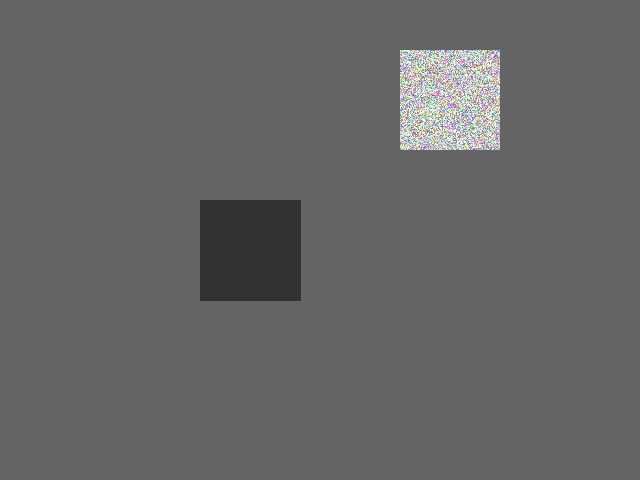
#> input picture sentinel/ai-engine/test_images/curr.jpg, 640 x 480 px
$ python -i robustness_test.py   (imports and definitions only)
#> lines starting #> are read from the running program, lines starting #| are printed output that depends on the picture
#> further down, picture is the input picture: shape (480, 640, 3); mean B, G, R 101.4, 101.5, 101.4
import cv2
import numpy as np

class RobustnessEvaluator:
    # [17 lines left out: functions add_gaussian_noise, add_salt_and_pepper, not called in this run]

    @staticmethod
    def add_blur(image, ksize=5):
        return cv2.GaussianBlur(image, (ksize, ksize), 0)

    # [5 lines left out: function add_compression, not called in this run]

    @staticmethod
    def add_brightness(image, value=50):
#> called with value = 50
        hsv = cv2.cvtColor(image, cv2.COLOR_BGR2HSV)
#> hsv: shape (480, 640, 3); mean H, S, V 3.6, 1.4, 102
        h, s, v = cv2.split(hsv)
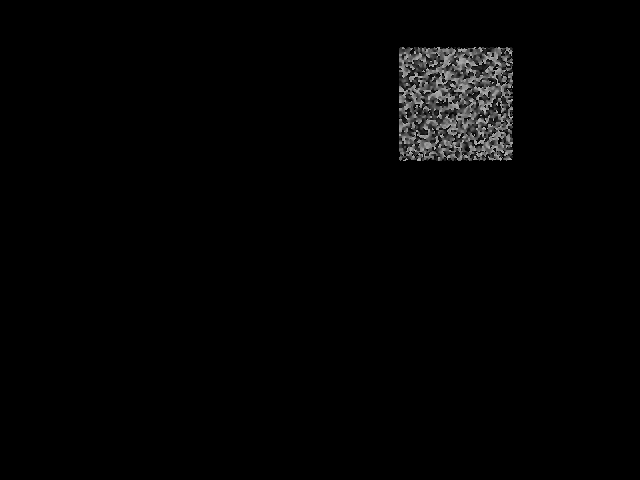
#> h: shape (480, 640); min 0, max 179, mean 3.6
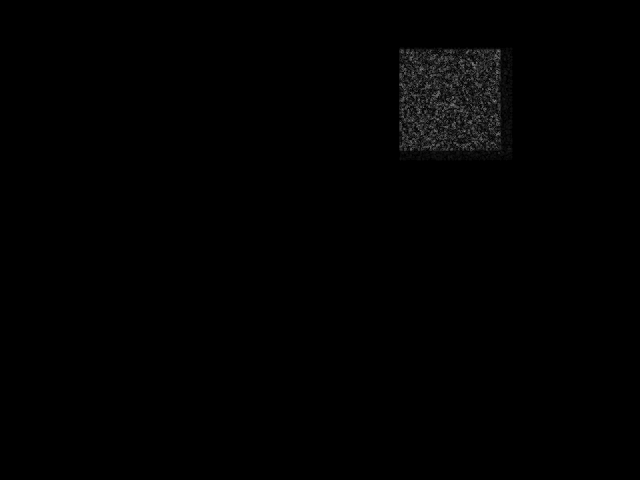
#> s: shape (480, 640); min 0, max 133, mean 1.4
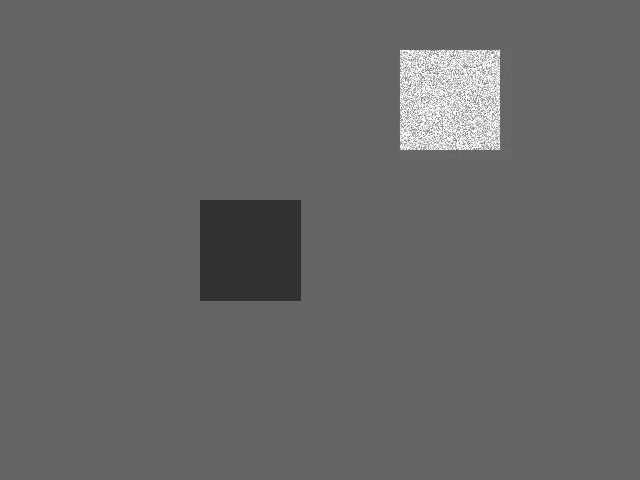
#> v: shape (480, 640); min 47, max 255, mean 102
        v = cv2.add(v, value)
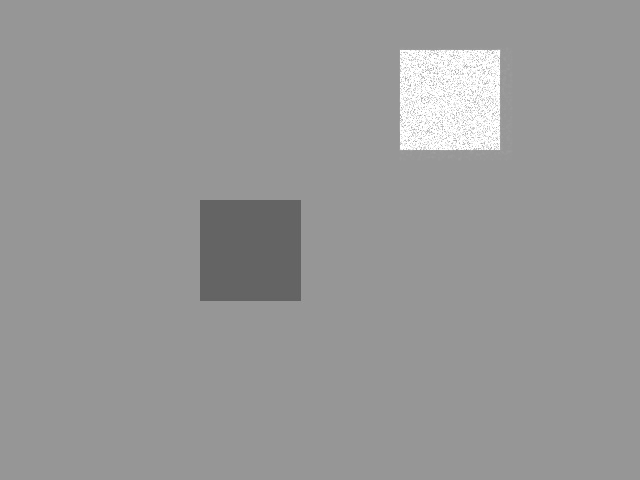
#> v: shape (480, 640); min 97, max 255, mean 151.3
        v[v > 255] = 255
        v[v < 0] = 0
        final_hsv = cv2.merge((h, s, v))
#> final_hsv: shape (480, 640, 3); mean H, S, V 3.6, 1.4, 151.3
#> (the run stopped early here; a loop or call above may not have finished)
